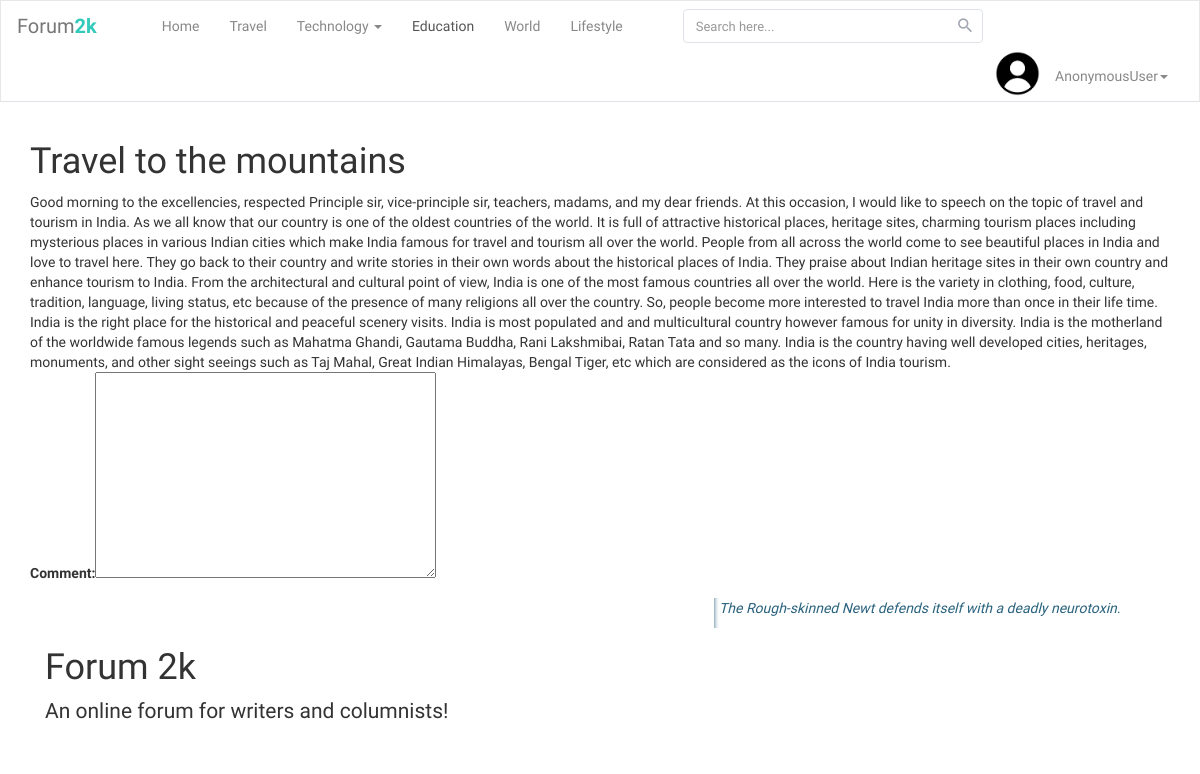
/post/1, run on the app's committed database.
### MYBLOG/models.py (models this page shows, shortened)
class Post(models.Model):
    author          = models.ForeignKey(Profile, on_delete = models.CASCADE)
    title           = models.CharField(max_length = 50)
    about           = models.CharField(max_length = 100)
    article         = models.TextField()
    publish_date    = models.DateTimeField(null = True)
    modified_date   = models.DateTimeField(null = True)

### MYBLOG/views.py (the view)
# urls.py: path('post/<int:post_id>', views.expand_post, name = 'expand_post_function')
def expand_post(request, post_id):
    this_post = Post.objects.get(id = post_id)
    form = Blog_Feed_Back()
    context = {'post': this_post.article, 'title': this_post.title, 'published_on': this_post.publish_date, 'form': form}
    return render(request, 'MYBLOG/expanded.html', context)

### MYBLOG/forms.py
class Blog_Feed_Back(forms.Form):
    comment = forms.CharField(widget = forms.Textarea)

### MYBLOG/templates/MYBLOG/expanded.html (shortened to what this page needs)
{% extends 'base_home.html' %}
    {% block body %}
      <div class="container">
        <main id="content" class="group" role="main">
          <div class="main">
            <h1>{{title}}</h1>
            <article class="post group">
              {{post}}
            </article>
            <p>{{form}}</p>
          </div>
          <aside>
            <p>The Rough-skinned Newt defends itself with a deadly neurotoxin.</p>
          </aside>
        </main>
      </div>
    {% endblock %}

### MYBLOG/templates/base_home.html (shortened to what this page needs)
{% load static %}
<!DOCTYPE html>
<html lang="en">
<head>
  <link rel="stylesheet" href="https://maxcdn.bootstrapcdn.com/font-awesome/4.7.0/css/font-awesome.min.css">
  <link rel="stylesheet" href="https://maxcdn.bootstrapcdn.com/bootstrap/3.3.7/css/bootstrap.min.css">
  <link rel="stylesheet" href="{% static 'Myblogapp/css/extstyle.css' %}">
</head>
<body>
<nav class="navbar navbar-default navbar-expand-lg navbar-light">
	<div class="navbar-header d-flex col">
		<a class="navbar-brand" href="{% url 'index_login_signup_function' %}">Forum<b>2k</b></a>
	</div>
	<div id="navbarCollapse" class="collapse navbar-collapse justify-content-start">
		<ul class="nav navbar-nav">
			<li class="nav-item"><a href="{% url 'index_login_signup_function' %}" class="nav-link">Home</a></li>
			<li class="nav-item"><a href="#" class="nav-link">Travel</a></li>
			<li class="nav-item dropdown">
				<a data-toggle="dropdown" class="nav-link dropdown-toggle" href="#">Technology <b class="caret"></b></a>
			</li>
			<li class="nav-item active"><a href="#" class="nav-link">Education</a></li>
			<li class="nav-item"><a href="#" class="nav-link">World</a></li>
			<li class="nav-item"><a href="#" class="nav-link">Lifestyle</a></li>
		</ul>
		<form class="navbar-form form-inline">
			<div class="input-group search-box">
				<input type="text" id="search" class="form-control" placeholder="Search here...">
				<span class="input-group-addon"><i class="material-icons">&#xE8B6;</i></span>
			</div>
		</form>
		<ul class="nav navbar-nav navbar-right ml-auto">
			<li class="nav-item">
        <img src={% static "Myblogapp/photos/download.png" %} width="45px" height="45px">
			</li>
      <li class="nav-item dropdown">
				<a data-toggle="dropdown" class="nav-link dropdown-toggle" href="#">{{user}}<b class="caret"></b></a>
			</li>
		</ul>
	</div>
</nav>
{% block body %}
{% endblock %}
<div class="container container-fluid bg dark">
  <div class="container">
    <h1 class="display-4">Forum 2k</h1>
    <p class="lead">An online forum for writers and columnists!</p>
  </div>
</div>
</body>
</html>

### MYBLOG/static/Myblogapp/css/extstyle.css (style rules this page uses)
body { font-family: 'Varela Round', sans-serif; }
.form-control { box-shadow: none; font-weight: normal; font-size: 13px; }
.navbar-header.col { padding: 0 !important; }
.navbar { background: #fff; padding-left: 16px; padding-right: 16px; border-bottom: 1px solid #dfe3e8; border-radius: 0; }
.navbar .navbar-brand, .navbar .navbar-brand:hover, .navbar .navbar-brand:focus { padding-left: 0; font-size: 20px; padding-right: 50px; }
.navbar .navbar-brand b { font-weight: bold; color: #33cabb; }
.navbar .form-inline { display: inline-block; }
.navbar .nav li { position: relative; }
.navbar .nav li a { color: #888; }
.search-box { position: relative; }
.search-box input { padding-right: 35px; border-color: #dfe3e8; border-radius: 4px !important; box-shadow: none }
.search-box .input-group-addon { min-width: 35px; border: none; background: transparent; position: absolute; right: 0; z-index: 9; padding: 7px; height: 100%; }
.search-box i { color: #a0a5b1; font-size: 19px; }
.navbar ul.nav li.active a, .navbar ul.nav li.open > a { background: transparent !important; }
.navbar .navbar-form { border: none; }
.navbar .navbar-right .dropdown-toggle::after { display: none; }
@media (min-width: 1200px) { .form-inline .input-group { width: 300px; margin-left: 30px; } }

### MYBLOG/templates/MYBLOG/expanded.html (style rules this page uses)
aside { width: 40%; padding-left: .5rem; margin-left: .5rem; float: right; box-shadow: inset 5px 0 5px -5px #29627e; font-style: italic; color: #29627e; }

### data on the page
Post: title "Travel to the mountains", article "Good morning to the excellencies, respected Principle sir, vice-principle sir, teachers, madams, and my dear friends. At this occasion, I would like to speech on the topic of travel and tourism in India. As we all know that our country is one of the oldest countries of the world. It is full of attractive historical places, heritage sites, charming tourism places including mysterious places in various Indian cities which make India famous for travel and tourism all over the world. People from all across the world come to see beautiful places in India and love to travel here. They go back to their country and write stories in their own words about the historical places of India. They praise…"

### other printed values
{{ user }} "AnonymousUser"
